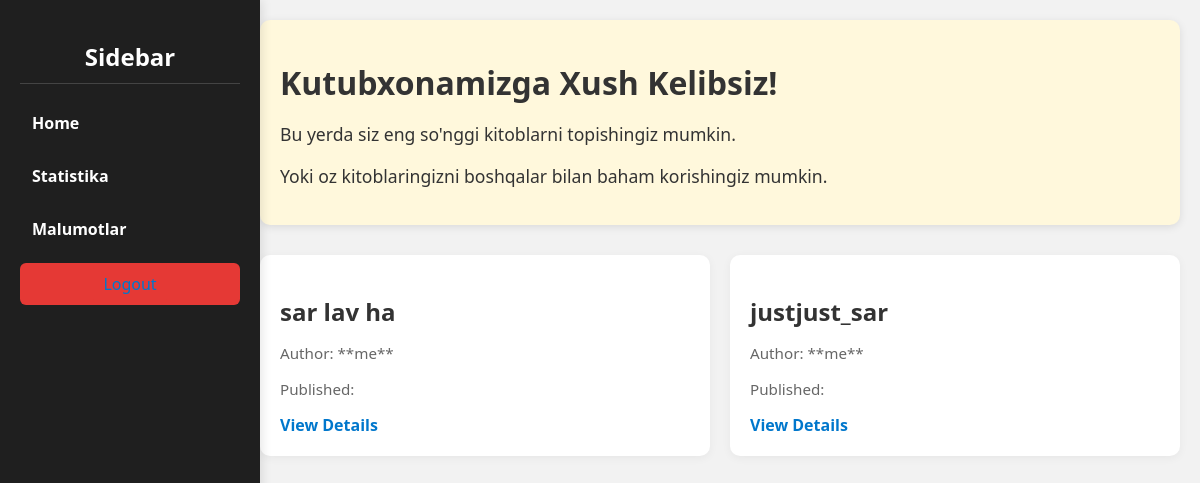
Before: / with the older database file.
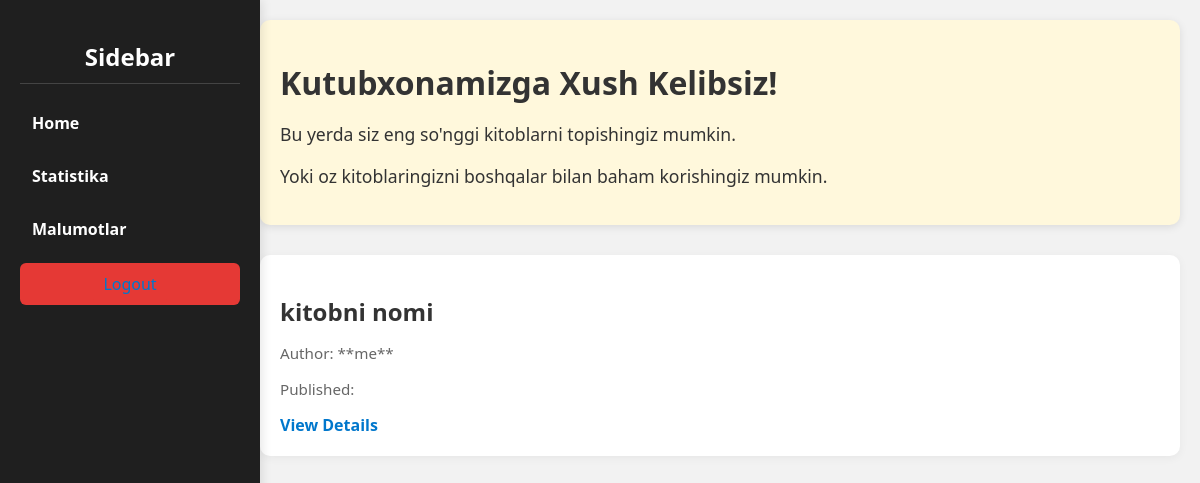
After: the same page with the newer database file.
### my_app/models.py (models this page shows, shortened)
class Book(models.Model):
    STATUS_CHOICES = (
        ('draft', 'Draft'),
        ('published', 'Published'),
    )
    title = models.CharField(max_length=250)
    slug = models.SlugField(max_length=250, unique_for_date='publish')
    author = models.ForeignKey(User, on_delete=models.CASCADE, related_name='book_posts')
    body = models.TextField()
    publish = models.DateTimeField(default=timezone.now)
    created = models.DateTimeField(auto_now_add=True)
    updated = models.DateTimeField(auto_now=True)
    status = models.CharField(max_length=10, choices=STATUS_CHOICES, default='draft')
    objects = models.Manager()
    published = PublishedManager()
    class Meta:
        ordering = ('-publish',)
    def get_absolute_url(self):
        return reverse('my_app:book_detail', args=[self.publish.year,
                                            self.publish.month,
                                            self.publish.day,
                                            self.slug])

### my_app/views.py (the view)
# urls.py: path('', views.BookListView.as_view(), name='homepage'),
class BookListView(ListView):
    model = Book
    template_name = 'book/main.html'
    context_object_name = 'books'
    paginate_by = 6

### templates/book/main.html (shortened to what this page needs)
<!DOCTYPE html>
{% extends "base.html" %}
{% load static %}
{% block content %}
<div class="homepage-content">
    <div class="welcome-message">
        <h1 class="welcome-title">Kutubxonamizga Xush Kelibsiz!</h1>
        <p class="welcome-text">Bu yerda siz eng so'nggi kitoblarni topishingiz mumkin.</p>
        <p class="welcome-text">Yoki oz kitoblaringizni boshqalar bilan baham korishingiz mumkin.</p>
    </div>
    {% include 'book/book_list.html' %}
</div>
{% endblock %}

### templates/book/book_list.html
{% load static %}
<div class="book-list-container">
{% for b in books %}
    <div class="book-item">
        <h2 class="book-title">{{ b.title }}</h2>
        <p class="book-author">Author: **{{ b.author }}**</p>
        <p class="book-published">Published: {{ b.published_date }}</p>
        <a href="{{ b.get_absolute_url }}" class="book-details-link">View Details</a>
    </div>
{% empty %}
    <p class="no-books-message">No books available.</p>
{% endfor %}
</div>

Changed rows visible on the page:
removed Book: title "sar lav ha", author "me"
removed Book: title "justjust_sar", author "me"
added Book: title "kitobni nomi", author "me"
